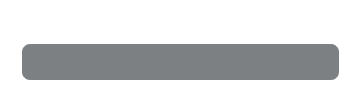
<?xml version="1.0" encoding="UTF-8"?>
<ui version="4.0">
 <class>GenFilenamePopup</class>
 <widget class="QWidget" name="GenFilenamePopup">
  <property name="geometry">
   <rect>
    <x>0</x>
    <y>0</y>
    <width>360</width>
    <height>100</height>
   </rect>
  </property>
  <property name="windowTitle">
   <string>Form</string>
  </property>
  <property name="styleSheet">
   <string notr="true">background: transparent;
background-image: url(:/images/create_folder_bkg.png);</string>
  </property>
  <widget class="QWidget" name="verticalLayoutWidget">
   <property name="geometry">
    <rect>
     <x>0</x>
     <y>0</y>
     <width>361</width>
     <height>101</height>
    </rect>
   </property>
   <layout class="QVBoxLayout" name="verticalLayout">
    <property name="spacing">
     <number>10</number>
    </property>
    <property name="leftMargin">
     <number>20</number>
    </property>
    <property name="rightMargin">
     <number>20</number>
    </property>
    <item>
     <spacer name="verticalSpacer">
      <property name="orientation">
       <enum>Qt::Vertical</enum>
      </property>
      <property name="sizeHint" stdset="0">
       <size>
        <width>20</width>
        <height>40</height>
       </size>
      </property>
     </spacer>
    </item>
    <item>
     <widget class="QLabel" name="label">
      <property name="styleSheet">
       <string notr="true">background:transparent;
color: white;</string>
      </property>
      <property name="text">
       <string>Enter folder name:</string>
      </property>
     </widget>
    </item>
    <item>
     <widget class="QLineEdit" name="lineEdit">
      <property name="sizePolicy">
       <sizepolicy hsizetype="Expanding" vsizetype="Fixed">
        <horstretch>0</horstretch>
        <verstretch>0</verstretch>
       </sizepolicy>
      </property>
      <property name="minimumSize">
       <size>
        <width>0</width>
        <height>40</height>
       </size>
      </property>
      <property name="font">
       <font>
        <pointsize>10</pointsize>
       </font>
      </property>
      <property name="styleSheet">
       <string notr="true">color: rgb(255, 255, 255);
border: 2px solid white;
border-radius: 10px;
padding: 0 8px;
background: rgb(125, 128, 131);
selection-background-color: rgb(39, 39, 44);
</string>
      </property>
      <property name="inputMethodHints">
       <set>Qt::ImhNoPredictiveText|Qt::ImhUrlCharactersOnly</set>
      </property>
      <property name="text">
       <string/>
      </property>
      <property name="maxLength">
       <number>64</number>
      </property>
      <property name="frame">
       <bool>true</bool>
      </property>
     </widget>
    </item>
    <item>
     <spacer name="verticalSpacer_3">
      <property name="orientation">
       <enum>Qt::Vertical</enum>
      </property>
      <property name="sizeHint" stdset="0">
       <size>
        <width>20</width>
        <height>40</height>
       </size>
      </property>
     </spacer>
    </item>
   </layout>
  </widget>
 </widget>
 <resources/>
 <connections/>
</ui>
